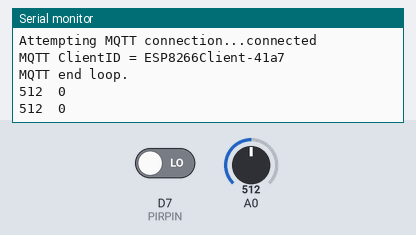
Simulated run of this sketch. Board: ESP8266 (NodeMCU). Parts: the last lines printed to the serial monitor. The test bench sets the inputs (shaded band); at power-on: A0 = 512, D7 (PIRPIN) LOW. WiFi joins after 1.5 s; servers stay silent unless stated; random numbers use the default seed unless the sketch sets one; no MQTT or app messages arrive unless stated.

Above: at 3.3 s.
3.4 s: A0 set to 716
At 4.7 s:
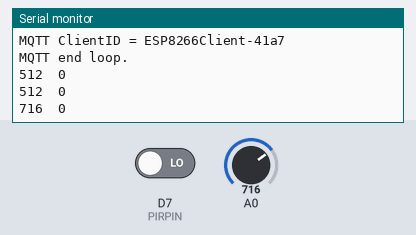
4.9 s: D7 (PIRPIN) driven HIGH
At 6.0 s:
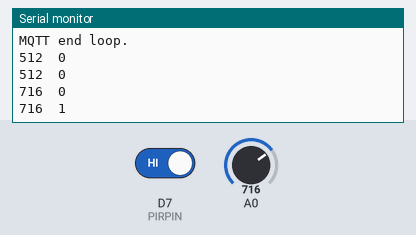
6.4 s: A0 set to 900
At 7.7 s:
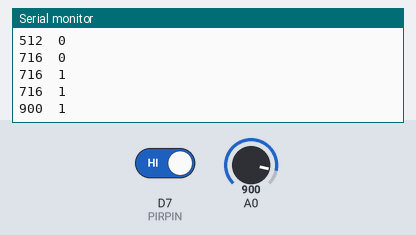
7.9 s: D7 (PIRPIN) driven LOW
At 8.5 s:
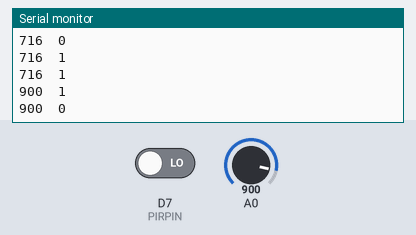
Timing chart, 0 to 10.4 s (numbered marks = the images above; inputs shaded):
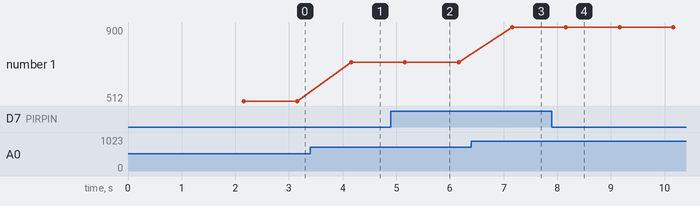

The sketch:

Motion_Detection.ino
```cpp
/*
 *     M      M     AA    TTTTTTT  TTTTTTT  EEEEEEE M      M     AA     NN    N
 *     MM    MM    A  A      T        T     E       MM    MM    A  A    NN    N
 *     M M  M M   A    A     T        T     E       M M  M M   A    A   N  N  N
 *     M  MM  M   AAAAAA     T        T     EEEE    M  MM  M   AAAAAA   N  N  N - AUTOMATION
 *     M      M  A      A    T        T     E       M      M  A      A  N   N N
 *     M      M  A      A    T        T     E       M      M  A      A  N    NN
 *     M      M  A      A    T        T     EEEEEEE M      M  A      A  N    NN
 *
 *
 *     Project    : Motion detection
 *     Versie     : 1.0
 *     Datum      : 04-2021
 *     Schrijver  : Ap Matteman
 */

#include <PubSubClient.h>
#include <ESP8266WiFi.h>

/* WiFi en MQTT gegevens */
const char* YourWiFiSSID = "YourSSID";
const char* YourWiFiPassword = "YourWiFiPassword";
const char* mqtt_server = "192.168.10.10";
const char* mqtt_user = "MQTTHome";
const char* mqtt_password = "Home@48";
const char* Device_ID = "Motion";

int WiFiTry = 0;
int MQTTTry = 0;

WiFiClient espClient;
PubSubClient client(espClient); // MQTT Client


const int PIRPIN = D7;

void setup() {
  // put your setup code here, to run once:
  Serial.begin(115200);
  pinMode(PIRPIN, INPUT);

  Serial.println("Connecting to ");
  Serial.println(YourWiFiSSID);
  ConnectWiFi();
  Serial.println("Connecting to MQTT");
  client.setServer(mqtt_server, 1883);
  ConnectMQTT();
}

void ConnectWiFi() {
  //Connect with WiFi network
  WiFi.begin(YourWiFiSSID, YourWiFiPassword);
  Serial.println("Connecting to WiFi");
  //Try to connect to WiFi for 5 times
  while (WiFi.status() != WL_CONNECTED && WiFiTry < 5) {
    ++WiFiTry;
    Serial.print("WiFi status: ");; Serial.println(WiFi.status());
    Serial.print("WiFiTry: ");; Serial.println(WiFiTry);
    delay(1000);
  }
  Serial.println("");
  Serial.print("WiFiTry: ");; Serial.println(WiFiTry);
  WiFiTry = 0;
  Serial.print("Got IP: ");  Serial.println(WiFi.localIP());
}

void ConnectMQTT() {
  while (!client.connected() && MQTTTry < 5 ) {
      Serial.print("Attempting MQTT connection...");
      ++MQTTTry;
      // Create a random client ID
      String clientId = "ESP8266Client-";
      clientId += String(random(0xffff), HEX);
      // Attempt to connect
      if (client.connect(clientId.c_str(), mqtt_user, mqtt_password)) {
        Serial.println("connected");
        Serial.print("MQTT ClientID = "); Serial.println(clientId);
        delay(100);
      } else {
        Serial.print("failed, rc=");
        Serial.print(client.state());
        Serial.println(" try again in 5 seconds");
        // Wait 5 seconds before retrying
        delay(5000);
    }
  }
  MQTTTry = 0;
  Serial.println("MQTT end loop.");
}


void loop() {
  // put your main code here, to run repeatedly:
  int LightReading = analogRead(0);
  int pirValue = digitalRead(PIRPIN);
  Serial.print(LightReading); Serial.print("\t"); Serial.println(pirValue);

  // Send info to MQTT server
  client.publish("Office/Sensor/Light", String(LightReading).c_str());
  client.publish("Office/Sensor/motion", String(pirValue).c_str());

  delay(1000);
}
```

Measured:
- after the input at 3.4 s, the serial monitor: prints a new line after 0.76 s (image 1)
- after the input at 4.9 s, the serial monitor: prints a new line after 0.26 s (image 2)
- after the input at 6.4 s, the serial monitor: prints a new line after 0.76 s (image 3)
- after the input at 7.9 s, the serial monitor: prints a new line after 0.26 s (image 4)
- plotted number 1: 512 → 716 after the input at 3.4 s, 716 → 900 after the input at 6.4 s
